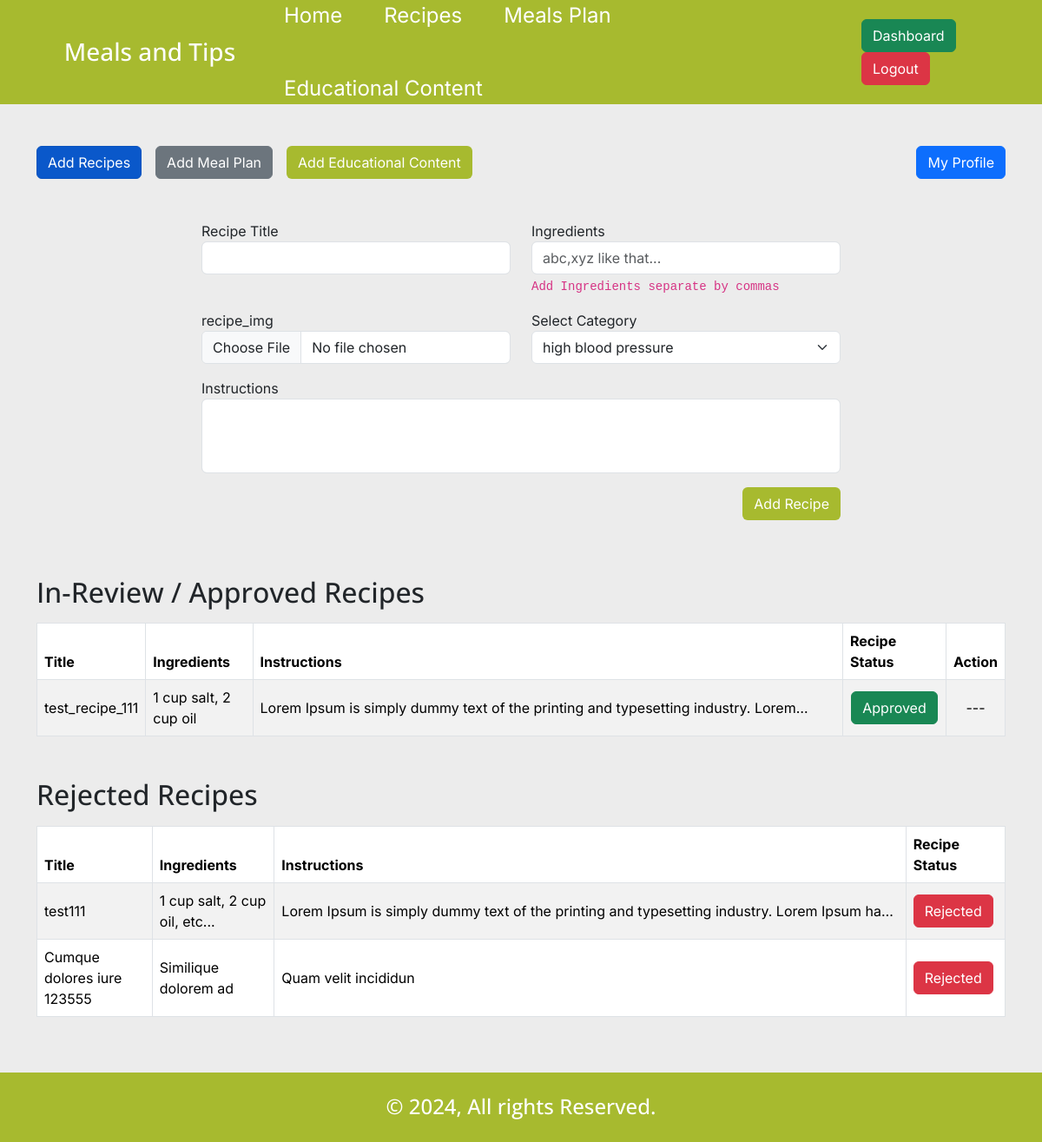
The page /nutritionistDashboard.php (signed in) on the database its author committed.
### tables this page shows
CREATE TABLE `recipes` (
  `id` int(11) NOT NULL,
  `recipe_title` varchar(255) NOT NULL,
  `ingredients` text NOT NULL,
  `instructions` text NOT NULL,
  `nutritionist_id` int(11) NOT NULL,
  `cat_id` int(11) NOT NULL,
  `recipe_status` enum('0','1','2') NOT NULL DEFAULT '0',
  `recipe_img` text DEFAULT NULL
);

### core/database.php (called while the page is built, shortened)
<?php
$db = mysqli_connect(HOST, DB_USER, DB_PWD, DB_NAME);
include_once 'functions.php';
if (isset($_SESSION['user'])) {
    $userID = $_SESSION['user'];
}

### nutritionistDashboard.php (the view, shortened to what this page needs)
<?php
require_once 'core/database.php';
?>
<!DOCTYPE html>
<html lang="en">
<head>
    <?php include 'includes/external_css.php'; ?>
    <link rel="stylesheet" href="css/style.min.css">
</head>
<body id="nutritionistDashboard">
    <?php include_once 'includes/header.php'; ?>
    <div class="container mx-auto mt-5 min-h-800">
        <div class="row">
            <div class="tab-buttons col-12 d-flex gap-3">
                <a href="#!" class="btn btn-primary active">Add Recipes</a>
                <a href="#!" class="btn btn-secondary">Add Meal Plan</a>
                <a href="#!" class="btn text-white btn-custom-green">Add Educational Content</a>
                <a href="./profile.php" class="btn btn-primary ms-auto">My Profile</a>
            </div>
        </div>
        <div class="row content-wrapper">
            <div class="col-12 mx-auto mt-4">
                <div class="row">
                    <div class="col-12 col-md-8 mx-auto mt-4">
                        <form id="recipe-form" enctype="multipart/form-data">
                            <div class="row">
                                <div class="col-12 col-md-6 mb-3">
                                    <div class="form-group">
                                        <label for="recipe-title">Recipe Title</label>
                                        <input type="text" autofocus name="recipe_title" id="recipe-title" required class="form-control">
                                    </div>
                                </div>
                                <div class="col-12 col-md-6 mb-3">
                                    <div class="form-group">
                                        <label for="ingredients">Ingredients</label>
                                        <input type="text" name="ingredients" id="ingredients" class="form-control" placeholder="abc,xyz like that..." required>
                                        <code>Add Ingredients separate by commas</code>
                                    </div>
                                </div>
                                <div class="col-12 col-md-6 mb-3">
                                    <div class="form-group">
                                        <label for="recipe_img">recipe_img</label>
                                        <input type="file" name="recipe_img" id="recipe_img" class="form-control" required>
                                    </div>
                                </div>
                                <div class="col-12 col-md-6 mb-3">
                                    <div class="form-group">
                                        <label for="category_type">Select Category</label>
                                        <select type="text" name="category_type" id="category_type" required class="form-select">
                                            <?= get_categories('categories'); ?>
                                        </select>
                                    </div>
                                </div>
                                <div class="col-12 mb-3">
                                    <div class="form-group">
                                        <label for="instructions">Instructions</label>
                                        <textarea rows="3" name="instructions" id="instructions" class="form-control" required></textarea>
                                    </div>
                                </div>
                                <div class="col-12">
                                    <div class="form-group">
                                        <button type="submit" name="recipe_submit" id="recipe-submit" class="btn btn-custom-green d-block ms-auto">
                                            Add Recipe
                                        </button>
                                    </div>
                                </div>
                            </div>
                        </form>
                    </div>
                </div>
                <div class="row mt-5">
                    <div class="col-12 mb-3">
                        <h2 class="my-3">In-Review / Approved Recipes</h2>
                        <?php
                        $getRecipe_Q = $db->query("CALL `get_recipes_list_review_or_approved_by_id`($userID)");
                        if (mysqli_num_rows($getRecipe_Q) > 0):
                        ?>
                            <table id="example" class="align-middle table table-striped table-bordered">
                                <thead>
                                    <tr>
                                        <th>Title</th>
                                        <th>Ingredients</th>
                                        <th>Instructions</th>
                                        <th>Recipe Status</th>
                                        <th>Action</th>
                                    </tr>
                                </thead>
                                <tbody>
                                    <?php while ($recipe_list = mysqli_fetch_object($getRecipe_Q)): ?>
                                        <tr>
                                            <td><?= $recipe_list->recipe_title ?></td>
                                            <td><?= $recipe_list->ingredients ?></td>
                                            <td><span title="<?= $recipe_list->instructions ?>" class="line-clamp-1"><?= $recipe_list->instructions ?></span></td>
                                            <td class="text-center">
                                                <?php if ($recipe_list->recipe_status == '0'): ?>
                                                    <span class="btn btn-secondary">In-Review</span>
                                                <?php else: ?>
                                                    <span class="btn btn-success">Approved</span>
                                                <?php endif; ?>
                                            </td>
                                            <td class="text-center">
                                                <?php if ($recipe_list->recipe_status == '0'): ?>
                                                    <a href="#!" data-bs-toggle="modal" data-bs-target="#editRecipeModal" data-id="<?= $recipe_list->recipe_id ?>" class="btn btn-sm btn-primary btn-edit-recipe">Edit</a>
                                                <?php else: ?>
                                                    ---
                                                <?php endif; ?>
                                            </td>
                                        </tr>
                                    <?php endwhile; ?>
                                </tbody>
                            </table>
                        <?php else: ?>
                            <h3 class="alert alert-secondary text-center">No Data Available.</h3>
                        <?php endif;
                        $db->next_result(); ?>
                    </div>
                    <div class="col-12 mb-5">
                        <h2 class="my-3">Rejected Recipes</h2>
                        <?php
                        $getRecipe1_Q = $db->query("CALL `get_recipes_list_rejected_by_id`($userID)");
                        if (mysqli_num_rows($getRecipe1_Q) > 0):
                        ?>
                            <table id="example1" class="align-middle table table-striped table-bordered">
                                <thead>
                                    <tr>
                                        <th>Title</th>
                                        <th>Ingredients</th>
                                        <th>Instructions</th>
                                        <th>Recipe Status</th>
                                    </tr>
                                </thead>
                                <tbody>
                                    <?php while ($recipe_list_ = mysqli_fetch_object($getRecipe1_Q)): ?>
                                        <tr>
                                            <td><?= $recipe_list_->recipe_title ?></td>
                                            <td><?= $recipe_list_->ingredients ?></td>
                                            <td><span title="<?= $recipe_list_->instructions ?>" class="line-clamp-1"><?= $recipe_list_->instructions ?></span></td>
                                            <td>
                                                <span class="btn btn-danger">Rejected</span>
                                            </td>
                                        </tr>
                                    <?php endwhile; ?>
                                </tbody>
                            </table>
                        <?php else: ?>
                            <h3 class="alert alert-secondary text-center">No Data Available.</h3>
                        <?php endif;
                        $db->next_result(); ?>
                    </div>
                </div>
            </div>
        </div>
    </div>
    <?php include_once 'includes/footer.php'; ?>
</body>
</html>

### rows shown on the page
recipes: recipe_title "test_recipe_111", ingredients "1 cup salt, 2 cup oil", instructions "Lorem Ipsum is simply dummy text of the printing and typesetting industry.…", recipe_status "Approved"
recipes: recipe_title "test111", ingredients "1 cup salt, 2 cup oil, etc...", instructions "Lorem Ipsum is simply dummy text of the printing and typesetting industry. Lorem Ipsum…"
recipes: recipe_title "Cumque dolores iure 123555", ingredients "Similique dolorem ad", instructions "Quam velit incididun"

### other values the page prints
TITLE "Meals and Tips"
form field category_type "high blood pressure"
